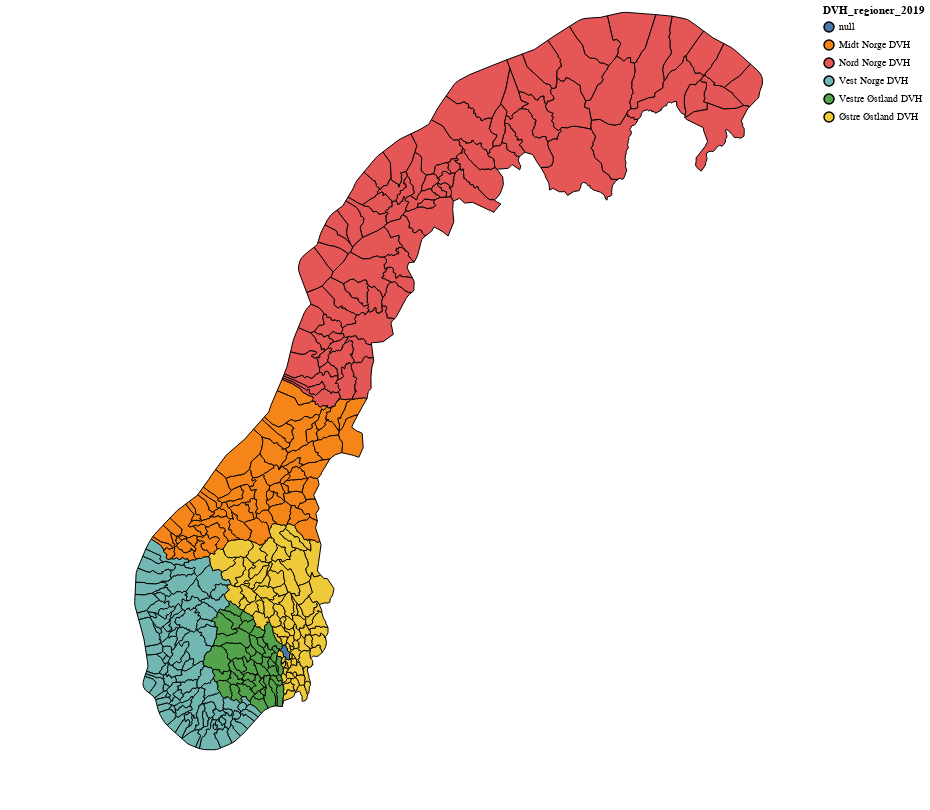

The notebook cell this image was saved under:
### Code cell
norway =alt .  Chart ( gdf ) .  mark_geoshape (stroke= "black").transform_lookup(
    lookup='kommunenummer',
    from_=alt.LookupData(fylkedata, 'Kommunenr_2020', list(fylkedata.columns)) #list(fylkedata.drop(['Type matvare','fylkesnummer'],axis=1).columns)
).encode(
  color='DVH_regioner_2019:N',
  tooltip=['Fylkesnr_2019:N','Fylkesnavn_2019:N','Kommunenr_2019:N','Kommunenavn_2019:N','Fylkesnr_2020:N','Fylkesnavn_2020:N','Kommunenr_2020:N','Kommunenavn_2020:N']

).project( #projektere visning background+
    type= 'mercator', #vælg projektering
    scale= 1300, #skalere visning
    center= [16,65],  #centere visning på følgende gps koordinate
) .  properties (
     width = 800 ,
     height = 800
)
norway #.save("relationer.html")

### Figure 1 — Vega-Lite specification as saved in the notebook (floating-point values rounded to 4 significant figures; data arrays with more than 128 entries replaced by an {"elided": "..."} marker saying what was removed)
{"config": {"view": {"continuousWidth": 400, "continuousHeight": 300}}, "data": {"name": "data-01072cffef576c64105a51a6b4892429"}, "mark": {"type": "geoshape", "stroke": "black"}, "encoding": {"color": {"type": "nominal", "field": "DVH_regioner_2019"}, "tooltip": [{"type": "nominal", "field": "Fylkesnr_2019"}, {"type": "nominal", "field": "Fylkesnavn_2019"}, {"type": "nominal", "field": "Kommunenr_2019"}, {"type": "nominal", "field": "Kommunenavn_2019"}, {"type": "nominal", "field": "Fylkesnr_2020"}, {"type": "nominal", "field": "Fylkesnavn_2020"}, {"type": "nominal", "field": "Kommunenr_2020"}, {"type": "nominal", "field": "Kommunenavn_2020"}]}, "height": 800, "projection": {"center": [16, 65], "scale": 1300, "type": "mercator"}, "transform": [{"lookup": "kommunenummer", "from": {"data": {"name": "data-022f2907b00c8e7f19890250fdcd15e4"}, "key": "Kommunenr_2020", "fields": ["Fylkesnavn_2019", "Kommunenr_2019", "Kommunenavn_2019", "Fylkesnr_2020", "Fylkesnavn_2020", "Kommunenr_2020", "Kommunenavn_2020", "DVH_regioner_2019", "SIFO_regioner_2019", "kommune", "kommunenummer"]}}], "width": 800, "$schema": "https://vega.github.io/schema/vega-lite/v4.8.1.json", "datasets": {"data-01072cffef576c64105a51a6b4892429": {"elided": "363 records"}, "data-022f2907b00c8e7f19890250fdcd15e4": {"elided": "425 records"}}}
